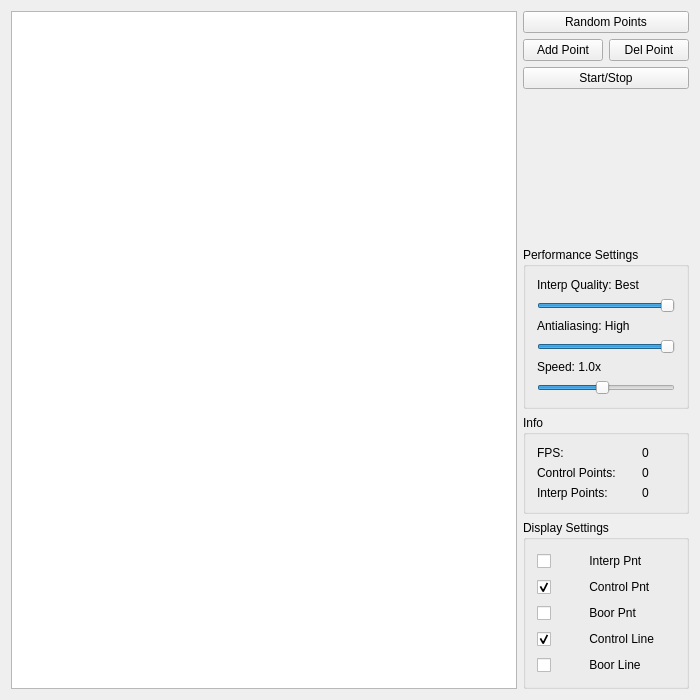
<?xml version="1.0" encoding="UTF-8"?>
<ui version="4.0">
 <class>MainWindow</class>
 <widget class="QMainWindow" name="MainWindow">
  <property name="geometry">
   <rect>
    <x>0</x>
    <y>0</y>
    <width>700</width>
    <height>700</height>
   </rect>
  </property>
  <property name="minimumSize">
   <size>
    <width>700</width>
    <height>700</height>
   </size>
  </property>
  <property name="windowTitle">
   <string>B-spline animation</string>
  </property>
  <widget class="QWidget" name="centralWidget">
   <layout class="QHBoxLayout" name="horizontalLayout">
    <item>
     <layout class="QVBoxLayout" name="verticalLayout_7">
      <item>
       <widget class="QGraphicsView" name="graphicsView">
        <property name="minimumSize">
         <size>
          <width>500</width>
          <height>500</height>
         </size>
        </property>
        <property name="verticalScrollBarPolicy">
         <enum>Qt::ScrollBarAlwaysOff</enum>
        </property>
        <property name="horizontalScrollBarPolicy">
         <enum>Qt::ScrollBarAlwaysOff</enum>
        </property>
        <property name="interactive">
         <bool>true</bool>
        </property>
        <property name="renderHints">
         <set>QPainter::Antialiasing|QPainter::HighQualityAntialiasing</set>
        </property>
       </widget>
      </item>
     </layout>
    </item>
    <item>
     <layout class="QVBoxLayout" name="verticalLayout_4">
      <item>
       <widget class="QPushButton" name="startStopButton">
        <property name="sizePolicy">
         <sizepolicy hsizetype="Minimum" vsizetype="Minimum">
          <horstretch>0</horstretch>
          <verstretch>0</verstretch>
         </sizepolicy>
        </property>
        <property name="text">
         <string>Random Points</string>
        </property>
       </widget>
      </item>
      <item>
       <layout class="QHBoxLayout" name="horizontalLayout_3">
        <item>
         <widget class="QPushButton" name="AddPointButton">
          <property name="sizePolicy">
           <sizepolicy hsizetype="Minimum" vsizetype="Minimum">
            <horstretch>0</horstretch>
            <verstretch>0</verstretch>
           </sizepolicy>
          </property>
          <property name="text">
           <string>Add Point</string>
          </property>
         </widget>
        </item>
        <item>
         <widget class="QPushButton" name="DelPointButton">
          <property name="sizePolicy">
           <sizepolicy hsizetype="Minimum" vsizetype="Minimum">
            <horstretch>0</horstretch>
            <verstretch>0</verstretch>
           </sizepolicy>
          </property>
          <property name="text">
           <string>Del Point</string>
          </property>
         </widget>
        </item>
       </layout>
      </item>
      <item>
       <widget class="QPushButton" name="RandomButton">
        <property name="sizePolicy">
         <sizepolicy hsizetype="Minimum" vsizetype="Minimum">
          <horstretch>0</horstretch>
          <verstretch>0</verstretch>
         </sizepolicy>
        </property>
        <property name="text">
         <string>Start/Stop</string>
        </property>
       </widget>
      </item>
      <item>
       <spacer name="verticalSpacer">
        <property name="orientation">
         <enum>Qt::Vertical</enum>
        </property>
        <property name="sizeHint" stdset="0">
         <size>
          <width>20</width>
          <height>40</height>
         </size>
        </property>
       </spacer>
      </item>
      <item>
       <widget class="QGroupBox" name="groupBox_3">
        <property name="title">
         <string>Performance Settings</string>
        </property>
        <layout class="QVBoxLayout" name="verticalLayout_3">
         <item>
          <widget class="QLabel" name="QualityLabel">
           <property name="text">
            <string>Interp Quality: Best</string>
           </property>
          </widget>
         </item>
         <item>
          <widget class="QSlider" name="horizontalSlider">
           <property name="sizePolicy">
            <sizepolicy hsizetype="Minimum" vsizetype="Fixed">
             <horstretch>0</horstretch>
             <verstretch>0</verstretch>
            </sizepolicy>
           </property>
           <property name="maximum">
            <number>100</number>
           </property>
           <property name="value">
            <number>100</number>
           </property>
           <property name="orientation">
            <enum>Qt::Horizontal</enum>
           </property>
          </widget>
         </item>
         <item>
          <widget class="QLabel" name="AntialiasingLabel">
           <property name="text">
            <string>Antialiasing: High</string>
           </property>
          </widget>
         </item>
         <item>
          <widget class="QSlider" name="AntialiasingSlider">
           <property name="sizePolicy">
            <sizepolicy hsizetype="Minimum" vsizetype="Fixed">
             <horstretch>0</horstretch>
             <verstretch>0</verstretch>
            </sizepolicy>
           </property>
           <property name="maximum">
            <number>2</number>
           </property>
           <property name="value">
            <number>2</number>
           </property>
           <property name="orientation">
            <enum>Qt::Horizontal</enum>
           </property>
          </widget>
         </item>
         <item>
          <widget class="QLabel" name="SpeedLabel">
           <property name="text">
            <string>Speed: 1.0x</string>
           </property>
          </widget>
         </item>
         <item>
          <widget class="QSlider" name="SpeedSlider">
           <property name="sizePolicy">
            <sizepolicy hsizetype="Minimum" vsizetype="Fixed">
             <horstretch>0</horstretch>
             <verstretch>0</verstretch>
            </sizepolicy>
           </property>
           <property name="minimum">
            <number>1</number>
           </property>
           <property name="maximum">
            <number>20</number>
           </property>
           <property name="value">
            <number>10</number>
           </property>
           <property name="orientation">
            <enum>Qt::Horizontal</enum>
           </property>
          </widget>
         </item>
        </layout>
       </widget>
      </item>
      <item>
       <widget class="QGroupBox" name="groupBox_2">
        <property name="title">
         <string>Info</string>
        </property>
        <layout class="QVBoxLayout" name="verticalLayout_2">
         <item>
          <layout class="QHBoxLayout" name="horizontalLayout_6">
           <item>
            <layout class="QVBoxLayout" name="verticalLayout_6">
             <item>
              <widget class="QLabel" name="label_2">
               <property name="text">
                <string>FPS:</string>
               </property>
              </widget>
             </item>
             <item>
              <widget class="QLabel" name="label">
               <property name="text">
                <string>Control Points:      </string>
               </property>
              </widget>
             </item>
             <item>
              <widget class="QLabel" name="label_3">
               <property name="text">
                <string>Interp Points:       </string>
               </property>
              </widget>
             </item>
            </layout>
           </item>
           <item>
            <layout class="QVBoxLayout" name="verticalLayout_5">
             <item>
              <widget class="QLabel" name="fpsLabel_2">
               <property name="text">
                <string>0</string>
               </property>
              </widget>
             </item>
             <item>
              <widget class="QLabel" name="ControlPointsLabel">
               <property name="text">
                <string>0</string>
               </property>
              </widget>
             </item>
             <item>
              <widget class="QLabel" name="InterpolatedPointsLabel">
               <property name="text">
                <string>0</string>
               </property>
              </widget>
             </item>
            </layout>
           </item>
          </layout>
         </item>
        </layout>
       </widget>
      </item>
      <item>
       <widget class="QGroupBox" name="groupBox">
        <property name="sizePolicy">
         <sizepolicy hsizetype="Minimum" vsizetype="Minimum">
          <horstretch>0</horstretch>
          <verstretch>0</verstretch>
         </sizepolicy>
        </property>
        <property name="title">
         <string>Display Settings</string>
        </property>
        <layout class="QHBoxLayout" name="horizontalLayout_2">
         <item>
          <layout class="QVBoxLayout" name="verticalLayout_8">
           <property name="spacing">
            <number>-1</number>
           </property>
           <item>
            <widget class="QCheckBox" name="checkBox">
             <property name="sizePolicy">
              <sizepolicy hsizetype="Minimum" vsizetype="Fixed">
               <horstretch>0</horstretch>
               <verstretch>0</verstretch>
              </sizepolicy>
             </property>
             <property name="text">
              <string>          Interp Pnt</string>
             </property>
             <property name="checked">
              <bool>false</bool>
             </property>
             <property name="tristate">
              <bool>false</bool>
             </property>
            </widget>
           </item>
           <item>
            <widget class="QCheckBox" name="checkBox_2">
             <property name="text">
              <string>          Control Pnt</string>
             </property>
             <property name="checked">
              <bool>true</bool>
             </property>
            </widget>
           </item>
           <item>
            <widget class="QCheckBox" name="checkBox_3">
             <property name="text">
              <string>          Boor Pnt</string>
             </property>
             <property name="checked">
              <bool>false</bool>
             </property>
            </widget>
           </item>
           <item>
            <widget class="QCheckBox" name="checkBox_4">
             <property name="text">
              <string>          Control Line</string>
             </property>
             <property name="checked">
              <bool>true</bool>
             </property>
            </widget>
           </item>
           <item>
            <widget class="QCheckBox" name="checkBox_5">
             <property name="text">
              <string>          Boor Line</string>
             </property>
             <property name="checked">
              <bool>false</bool>
             </property>
            </widget>
           </item>
          </layout>
         </item>
        </layout>
       </widget>
      </item>
     </layout>
    </item>
   </layout>
  </widget>
 </widget>
 <layoutdefault spacing="6" margin="11"/>
 <resources/>
 <connections/>
</ui>
